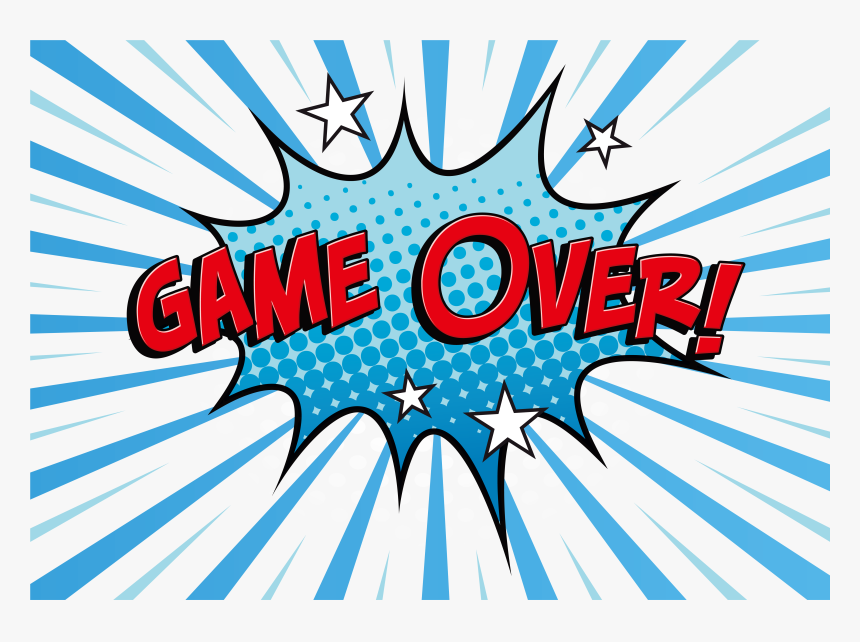
#> input picture Lab 3/gameover.png, 860 x 642 px, given in place of the camera
$ python trackObject.py
#> lines starting #> are read from the running program, lines starting #| are printed output that depends on the picture; after the words box and inside, x2 and y2 are one past the last pixel; in counts of white or black regions, pixels touching at a corner belong together
# Referenced opencv video source: https://docs.opencv.org/3.0-beta/doc/py_tutorials/py_gui/py_video_display/py_video_display.html
# Referenced opencv contours source: https://docs.opencv.org/3.4/d4/d73/tutorial_py_contours_begin.html
# Referenced tutorial: https://pythonprogramming.net/color-filter-python-opencv-tutorial/
# https://automaticaddison.com/real-time-object-tracking-using-opencv-and-a-webcam/

import numpy as np
import cv2

# RGB: 188, 216, 198
# HSV: 165°, 31%, 95%


#rgb_lower = np.array([178, 206, 188])

#rgb_upper = np.array([198, 226, 208])

lower_bound = np.array([95, 34, 128]) #HSV

upper_bound = np.array([140, 190, 255]) #HSV

cap = cv2.VideoCapture(0)

while(True):
    # Capture frame-by-frame
    ret, frame = cap.read()
#> frame is the input picture: shape (642, 860, 3); mean B, G, R 214.8, 202.4, 187.4

    # Our operations on the frame come here

    converted = cv2.cvtColor(frame, cv2.COLOR_BGR2HSV) #convert frame to HSV
#> converted: shape (642, 860, 3); mean H, S, V 46.3, 62.5, 225.7
    #converted = cv2.cvtColor(frame, cv2.COLOR_BGR2RGB) # RGB

    detect = cv2.inRange(converted, lower_bound, upper_bound) # detect values in range
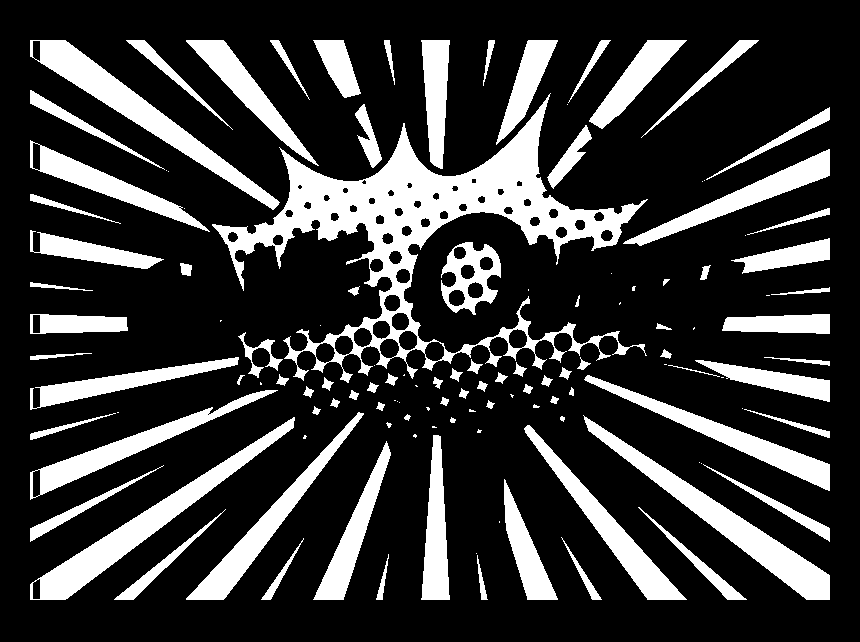
#> detect: shape (642, 860); 22% white; 127 white regions (38 under 20 px)
    #detect = cv2.inRange(converted, rgb_lower, rgb_upper) # RGB

    contours,_ = cv2.findContours(detect, 1, 2) # find contours of object of interest
#> contours = 187 contours, 50 with area under 20; largest, box (x1, y1, x2, y2) and area: (212, 93, 648, 383) 30646, (30, 417, 295, 600) 6308, (583, 415, 830, 600) 6190, (30, 40, 280, 210) 6132, (186, 412, 364, 600) 4102

    if contours:
        areas = [cv2.contourArea(c) for c in contours]
#> areas = 187 values, max 30645.5 at index 172, min 0 at index 3, mean 675.1

        max_index = np.argmax(areas)
#> max_index = 172

        # Draw bounding box around object
        cnt = contours[max_index]
#> cnt = contour of 1650 points, box (x1, y1, x2, y2) (212, 93, 648, 383), area 30646
        x,y,w,h = cv2.boundingRect(cnt)
#> x = 212; y = 93; w = 436; h = 290
        cv2.rectangle(frame,(x,y),(x+w,y+h),(0,255,0),3)
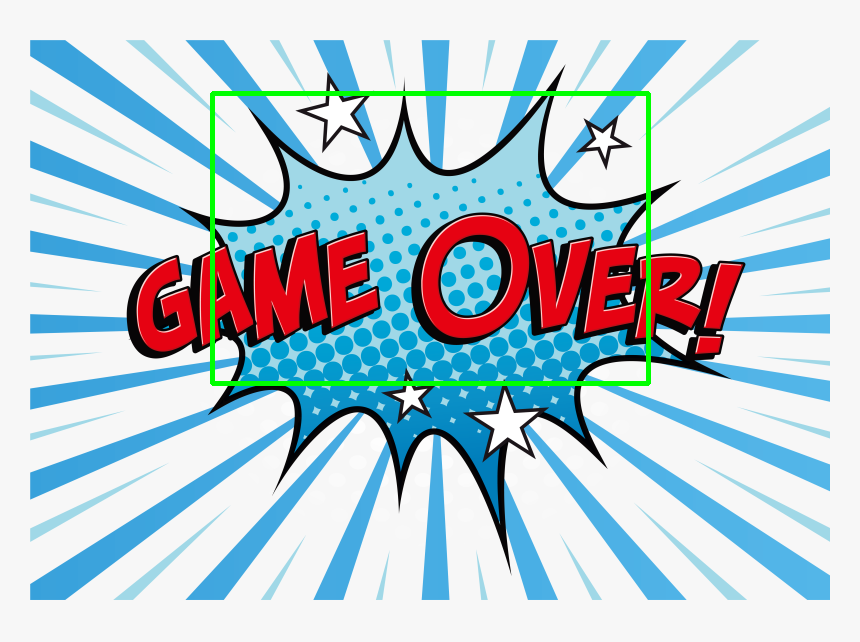
#> frame: shape (642, 860, 3); 1.31% of pixels changed, all inside (x1, y1, x2, y2) = (210, 91, 651, 386)

        # Display the resulting frame
        cv2.imshow('frame',frame)

        # Listen for user input to quit program
        if cv2.waitKey(1) & 0xFF ==ord('q'):
#> (key q is pressed here)
            break

# When everything done, release the capture
cap.release()
cv2.destroyAllWindows()

$ run again, on Lab 3/paper.png
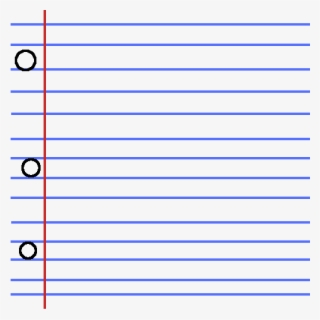
#> input picture Lab 3/paper.png, 320 x 320 px, given in place of the camera
#> frame is the input picture: shape (320, 320, 3); mean B, G, R 242.2, 230.2, 228.7
#> converted: shape (320, 320, 3); mean H, S, V 36.5, 17.9, 243.1
#> `detect = cv2.inRange(converted, lower_bound, upper_bound)`:
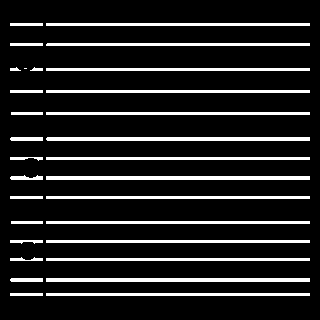
#> detect: shape (320, 320); 13% white; 30 white regions (1 under 20 px)
#> contours = 30 contours, 2 with area under 20; largest, box (x1, y1, x2, y2) and area: (46, 278, 310, 282) 789, (46, 176, 310, 180) 789, (46, 137, 310, 141) 788, (46, 293, 310, 296) 526, (46, 258, 310, 261) 526
#> areas = 30 values, max 789 at index 2, min 0 at index 23, mean 302
#> max_index = 2
#> cnt = [[46, 278], [46, 281], [309, 281], [309, 278]]
#> x = 46; y = 278; w = 264; h = 4
#> `cv2.rectangle(frame,(x,y),(x+w,y+h),(0,255,0),3)`:
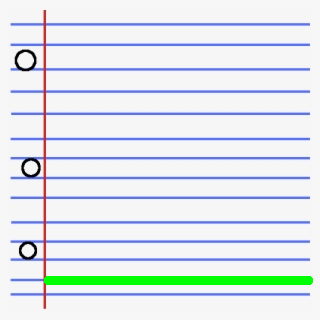
#> frame: shape (320, 320, 3); 2.35% of pixels changed, all inside (x1, y1, x2, y2) = (44, 276, 313, 285)
